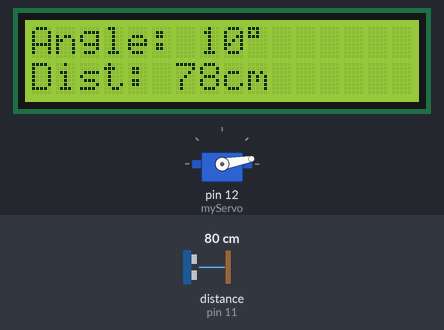
A sketch run on a simulated Arduino Uno, built with avr-gcc and run on an emulated ATmega328P. On the bench: servo, 16×2 character LCD. Wiring (inferred from the names in the program): ultrasonic range finder: trigger pin 10; echo pin 11. The test bench sets the inputs (shaded band); at power-on: distance to the obstacle (sensor on pin 11) 80 cm. The echo pulse lasts 58.3 µs per cm; what the sketch prints to the serial monitor is not drawn.

Above: at 3.28 s.
3.3 s: distance to the obstacle (sensor on pin 11) set to 299 cm
At 3.61 s:
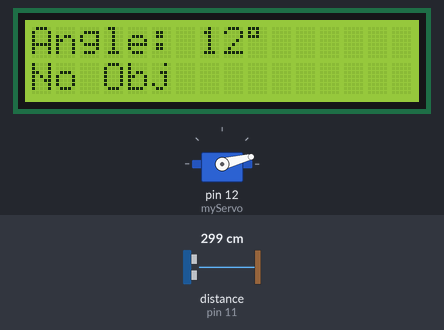
5.1 s: distance to the obstacle (sensor on pin 11) set to 60 cm
At 5.33 s:
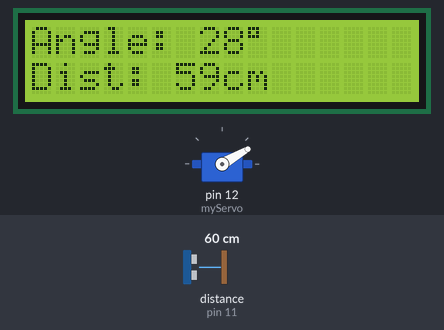
6.9 s: distance to the obstacle (sensor on pin 11) set to 9 cm
At 7.1 s:
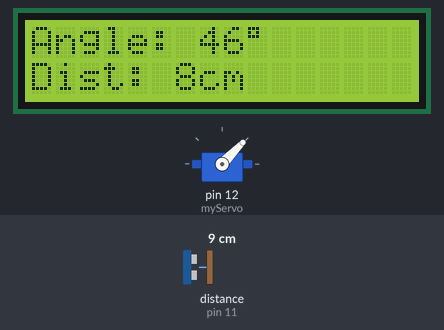
9.9 s: distance to the obstacle (sensor on pin 11) set to 250 cm
At 10.27 s:
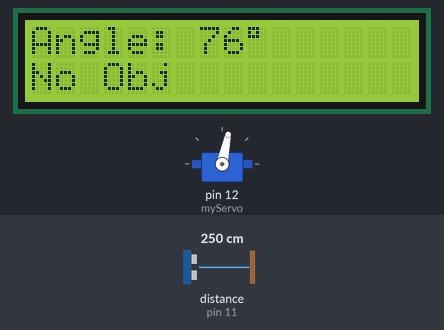
11.9 s: distance to the obstacle (sensor on pin 11) set to 2 cm
At 12.09 s:
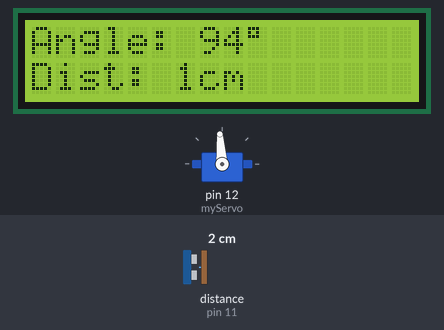
13.8 s: distance to the obstacle (sensor on pin 11) set to 60 cm
At 14.03 s:
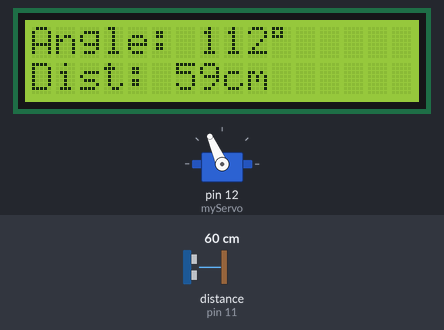
Timing chart, 0 to 20.3 s (numbered marks = the images above; inputs shaded):
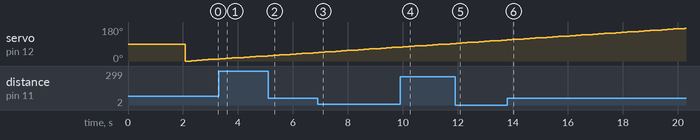

The sketch:

code32.ino
```cpp
#include <Servo.h>
#include <Wire.h>
#include <LiquidCrystal_I2C.h>

LiquidCrystal_I2C lcd(0x27, 16, 2);  // Use 0x3F if 0x27 doesn't work

const int trigPin = 10;
const int echoPin = 11;
Servo myServo;

long duration;
int distance;

void setup() {
  pinMode(trigPin, OUTPUT);
  pinMode(echoPin, INPUT);
  Serial.begin(9600);

  myServo.attach(12);

  lcd.init();
  lcd.backlight();
  lcd.clear();
  lcd.setCursor(0, 0);
  lcd.print("Radar Booting...");
  delay(2000);
  lcd.clear();
}

void loop() {
  for (int angle = 0; angle <= 180; angle += 2) {
    myServo.write(angle);
    delay(80);

    distance = getDistance();

    lcd.clear();
    lcd.setCursor(0, 0);
    lcd.print("Angle: ");
    lcd.print(angle);
    lcd.print((char)223);

    lcd.setCursor(0, 1);
    if (distance == 0 || distance > 200) {
      lcd.print("No Obj");
    } else {
      lcd.print("Dist: ");
      lcd.print(distance);
      lcd.print("cm");
    }

    Serial.print("Angle: ");
    Serial.print(angle);
    Serial.print(" | Distance: ");
    Serial.print(distance);
    Serial.println(" cm");

    delay(100);
  }

  // Reverse back
  for (int angle = 180; angle >= 0; angle -= 2) {
    myServo.write(angle);
    delay(80);
    distance = getDistance();

    lcd.clear();
    lcd.setCursor(0, 0);
    lcd.print("Angle: ");
    lcd.print(angle);
    lcd.print((char)223);

    lcd.setCursor(0, 1);
    if (distance == 0 || distance > 200) {
      lcd.print("No Obj");
    } else {
      lcd.print("Dist: ");
      lcd.print(distance);
      lcd.print("cm");
    }

    Serial.print("Angle: ");
    Serial.print(angle);
    Serial.print(" | Distance: ");
    Serial.print(distance);
    Serial.println(" cm");

    delay(100);
  }
}

int getDistance() {
  digitalWrite(trigPin, LOW);
  delayMicroseconds(2);
  digitalWrite(trigPin, HIGH);
  delayMicroseconds(10);
  digitalWrite(trigPin, LOW);

  duration = pulseIn(echoPin, HIGH, 30000);  // 30ms timeout
  if (duration == 0) return 0;
  return duration * 0.034 / 2;
}
```

Measured:
- after the input at 3.3 s, the display: changes after 0.15 s (image 1)
- after the input at 5.1 s, the display: changes after 0.08 s (image 2)
- after the input at 9.9 s, the display: first differs from a run without the input after 0.22 s (image 4)
- after the input at 11.9 s, the display: changes after 0.14 s (image 5)
